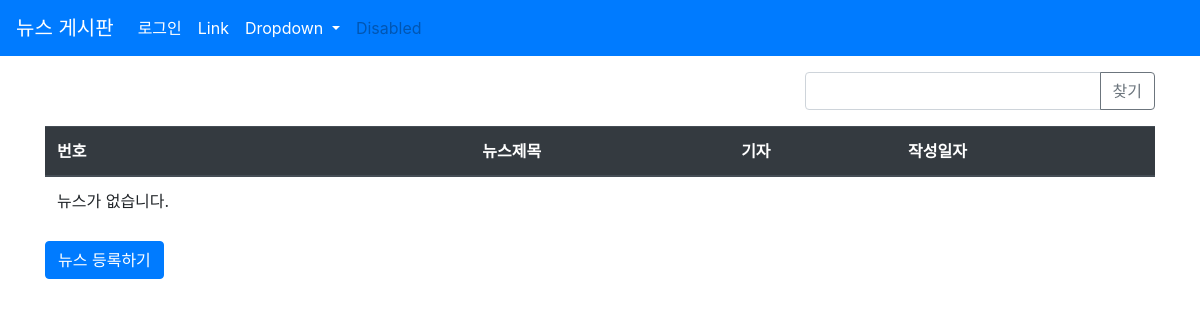
The page /board/ on the database as committed earlier.
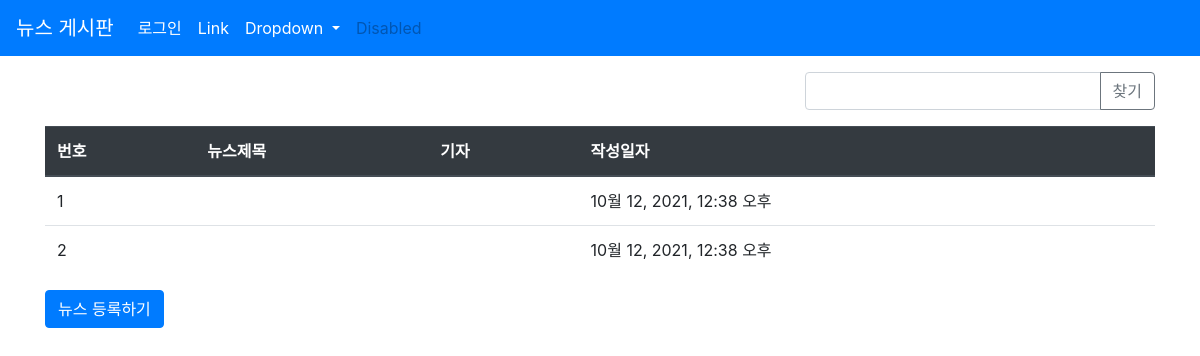
The same page on the database as committed later.
### board/models.py (models this page shows, shortened)
class News(models.Model):
    author = models.CharField(max_length=200)
    subject = models.CharField(max_length=200)
    content = models.TextField()
    create_date = models.DateTimeField()

### board/views.py (the view)
# urls.py: path('board/', views.list),
def list(request):
    page = request.GET.get('page', '1')
    kw = request.GET.get('kw', '')
    news_list = News.objects.values()
    print('log for test : ',news_list)
    context = {'news_list': news_list}
    return render(request, 'news_list.html', context)

### templates/news_list.html (shortened to what this page needs)
{% extends 'base.html' %}
{% block content %}
<div class="container my-3">
    <div class="row justify-content-end my-3">
        <div class="col-4 input-group">
            <input type="text" class="form-control kw" value="{{ kw|default_if_none:'' }}">
            <div class="input-group-append">
                <button class="btn btn-outline-secondary" type="button" id="btn_search">찾기</button>
            </div>
        </div>
    </div>
    <table class="table">
        <thead>
            <tr class="thead-dark">
                <th>번호</th>
                <th>뉴스제목</th>
                <th>기자</th>
                <th>작성일자</th>
            </tr>
        </thead>
        <tbody>
        {% if news_list %}
        {% for news in news_list %}
            <tr>
                <td>{{news.id}}</td>
                <td>
                </td>
                <td>{{ news.author.username }}</td>
                <td>{{ news.create_date }}</td>
            </tr>
        {% endfor %}
        {% else %}
            <tr>
                <td>뉴스가 없습니다.</td>
            </tr>
        {% endif %}
        </tbody>
    </table>
    <a href="{% url 'board:question_create' %}" class="btn btn-primary">뉴스 등록하기</a>
</div>
{% endblock %}

### templates/base.html (shortened to what this page needs)
{% load static %}
<!DOCTYPE html>
<html lang="en">
<head>
    <link rel="stylesheet" href="{% static 'bootstrap.min.css' %}">
    <link rel="stylesheet" type="text/css" href="{% static 'css/boardStyle.css'%}">
</head>
<body>
<nav class="navbar navbar-expand-lg navbar-light bg-primary">
  <a class="navbar-brand text-white" href="">뉴스 게시판</a>
  <div class="collapse navbar-collapse" id="navbarSupportedContent">
    <ul class="navbar-nav mr-auto">
      <li class="nav-item">
        {% if user.is_authenticated %}
        <a class="nav-link text-white" href="">{{user.username}}(로그아웃)</a>
        {% else %}
        <a class="nav-link text-white" href="">로그인</a>
        {% endif %}
      </li>
      <li class="nav-item">
        <a class="nav-link text-white" href="#">Link</a>
      </li>
      <li class="nav-item dropdown">
        <a class="nav-link dropdown-toggle text-white" id="navbarDropdown" role="button" data-toggle="dropdown" aria-haspopup="true" aria-expanded="false">
          Dropdown
        </a>
      </li>
      <li class="nav-item">
        <a class="nav-link disabled" href="#" tabindex="-1" aria-disabled="true">Disabled</a>
      </li>
    </ul>
  </div>
</nav>
{% block content %}
{% endblock %}
</body>
</html>

Rows that differ between the two databases and show on the page:
added News: id "1", create_date "10월 12, 2021, 12:38 오후"
added News: id "2", create_date "10월 12, 2021, 12:38 오후"
Other text that changed with them:
text no longer shown: "뉴스가 없습니다."
